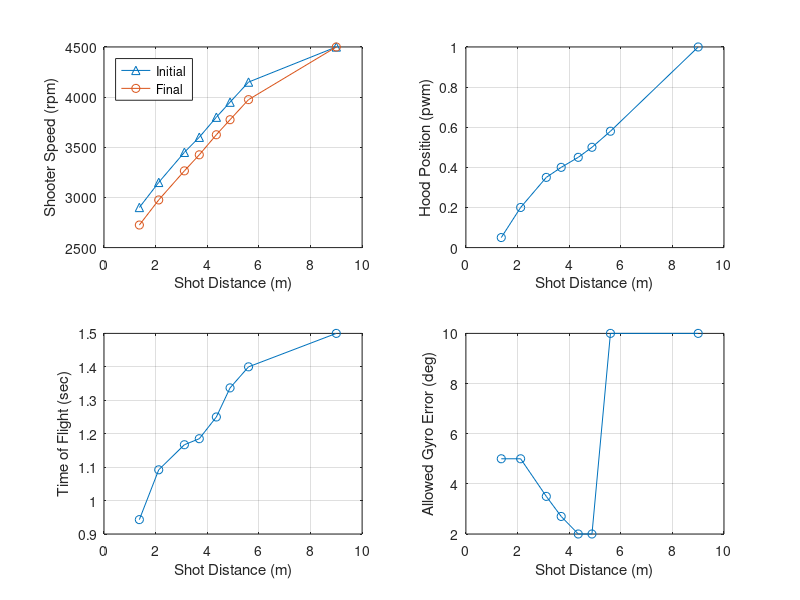

Recreate this plot in MATLAB.
%% Output Overrides
TEST_Output_Override_Flag = 0;
TEST_Transfer_Motor_DC_OV = 0;
TEST_Feeder_Motor_DC_OV = 0;
TEST_Shooter_Motor_DC_Left_OV = 0;
TEST_Shooter_Motor_DC_Center_OV = 0;
TEST_Shooter_Motor_DC_Right_OV = 0;
TEST_Desired_Hood_Enable_OV = 0;
TEST_Desired_Hood_Pos_OV = 0.05;
TEST_Intake_Arm_Motor_DC_OV = 0;
TEST_Intake_Roller_Motor_DC_OV = 0;

%% Field Element Position Data
Field_BlueAllianceZoneX = 182.11*0.0254;             % Meters
Field_RedAllianceZoneX  = (651.22-182.11)*0.0254;    % Meters
Field_Blue_Hub_X        = 182.11*0.0254;             % Meters
Field_Hub_Y             = 158.84*0.0254;             % Meters
Field_Red_Hub_X         = (651.22-182.11)*0.0254;    % Meters
Field_Pass_Y_Top        = (317.69-(96))*0.0254;
Field_Pass_Y_Bottom     = (96)*0.0254;
Field_Blue_Pass_X       = (156.61/2)*0.0254;
Field_Red_Pass_X        = (651.22-((156.61/2)))*0.0254;

%% Shooting Control Data
% Targets
Rebuilt_Transfer_Minimum_Factor = 0.8;
Rebuilt_Target_Transfer_Speed = 4000;   % rpm
Rebuilt_Negative_Feeder_Speed = -3000;  % this was -1000 with a 1:1 gear ratio
Rebuilt_Target_Feeder_Speed = 3*Rebuilt_Target_Transfer_Speed*0.84;  % rpm
% The 3 factor is for the 3:1 gear box.
% The 0.84 factor sets feeder belt linear speed to match transfer wheel surface linear speed
% Assumes 4 inch diameter transfer wheels and 24 tooth pulleys driving the belts

Rebuilt_Shot_Init_Time = 0.4; % Seconds

% Condition Checks
Rebuilt_Shoot_Robot_Velocity_Max = 1.7;   % meter/second
Rebuilt_Shoot_Motor_Max_Error = 100;    % rpm
Rebuilt_Shoot_Hood_Pos_Max_Error = 0.03;    % pwm position
Feeder_Max_Pulsetime = 1000; % seconds

% Check if Hub is Active for Scoring
Rebuilt_Match_Time_TeleOp = 160-20;
Rebuilt_Match_Time_Transition  = 10; 
Rebuilt_Match_Time_Shift_1  = 35; 
Rebuilt_Match_Time_Shift_2  = 60; 
Rebuilt_Match_Time_Shift_3  = 85;
Rebuilt_Match_Time_Shift_4  = 110;
Rebuilt_Match_Time_Auto_Timer  = 30;
Rebuilt_Match_Time_Shift_Timer  = 25;
Rebuilt_Match_Time_End_Game_Timer = 30; 
Rebuilt_Match_Time_Shoot_Early = 2;

% Iteration error target threshold
Rebuilt_Shoot_Target_Error_Thresh = 0.1;    % Meters

Rebuilt_Des_Gyro_Shoot_Offset = 0;  % Degrees

% Distance (m)
Rebuilt_Shoot_Dist_0 = 1.370;
Rebuilt_Shoot_Dist_1 = 2.120;
Rebuilt_Shoot_Dist_2 = 3.115;
Rebuilt_Shoot_Dist_3 = 3.692;
Rebuilt_Shoot_Dist_4 = 4.353;
Rebuilt_Shoot_Dist_5 = 4.884;
Rebuilt_Shoot_Dist_6 = 5.6;
Rebuilt_Shoot_Dist_7 = 9.0;

% Desired_Shooter_Motor_Speed Init (rpm)
Rebuilt_Shoot_Shooter_Spd_I_0 = 2900;
Rebuilt_Shoot_Shooter_Spd_I_1 = 3150;
Rebuilt_Shoot_Shooter_Spd_I_2 = 3450;
Rebuilt_Shoot_Shooter_Spd_I_3 = 3600;
Rebuilt_Shoot_Shooter_Spd_I_4 = 3800;  %3850
Rebuilt_Shoot_Shooter_Spd_I_5 = 3950;
Rebuilt_Shoot_Shooter_Spd_I_6 = 4150;
Rebuilt_Shoot_Shooter_Spd_I_7 = 4500;

% Desired_Shooter_Motor_Speed (rpm)
Rebuilt_Shoot_Shooter_Spd_0 = 2725;
Rebuilt_Shoot_Shooter_Spd_1 = 2975;
Rebuilt_Shoot_Shooter_Spd_2 = 3265;
Rebuilt_Shoot_Shooter_Spd_3 = 3425;
Rebuilt_Shoot_Shooter_Spd_4 = 3625;  %3525
Rebuilt_Shoot_Shooter_Spd_5 = 3775;
Rebuilt_Shoot_Shooter_Spd_6 = 3975;
Rebuilt_Shoot_Shooter_Spd_7 = 4500;

% Desired Hood Position (pwm)
Rebuilt_Shoot_Hood_Pos_0 = 0.05;
Rebuilt_Shoot_Hood_Pos_1 = 0.20;
Rebuilt_Shoot_Hood_Pos_2 = 0.35;
Rebuilt_Shoot_Hood_Pos_3 = 0.4;
Rebuilt_Shoot_Hood_Pos_4 = 0.45;
Rebuilt_Shoot_Hood_Pos_5 = 0.5;
Rebuilt_Shoot_Hood_Pos_6 = 0.58;
Rebuilt_Shoot_Hood_Pos_7 = 1;

% Time of Flight (sec)
Rebuilt_Shoot_TOF_0 = 0.943;
Rebuilt_Shoot_TOF_1 = 1.092;
Rebuilt_Shoot_TOF_2 = 1.167;
Rebuilt_Shoot_TOF_3 = 1.185;
Rebuilt_Shoot_TOF_4 = 1.250;
Rebuilt_Shoot_TOF_5 = 1.337;
Rebuilt_Shoot_TOF_6 = 1.4;
Rebuilt_Shoot_TOF_7 = 1.5;

% Allowed Gyro Error (degrees ... convert to radians in model)
Rebuilt_Shoot_Gyro_Err_0 = 5;
Rebuilt_Shoot_Gyro_Err_1 = 5;
Rebuilt_Shoot_Gyro_Err_2 = 3.5;
Rebuilt_Shoot_Gyro_Err_3 = 2.7;
Rebuilt_Shoot_Gyro_Err_4 = 2;
Rebuilt_Shoot_Gyro_Err_5 = 2;
Rebuilt_Shoot_Gyro_Err_6 = 10;
Rebuilt_Shoot_Gyro_Err_7 = 10;

% PLOT TABLES
    plot_dist     = [Rebuilt_Shoot_Dist_0 Rebuilt_Shoot_Dist_1 Rebuilt_Shoot_Dist_2 Rebuilt_Shoot_Dist_3 Rebuilt_Shoot_Dist_4 Rebuilt_Shoot_Dist_5 Rebuilt_Shoot_Dist_6 Rebuilt_Shoot_Dist_7];
    plot_shooter_i= [Rebuilt_Shoot_Shooter_Spd_I_0 Rebuilt_Shoot_Shooter_Spd_I_1 Rebuilt_Shoot_Shooter_Spd_I_2 Rebuilt_Shoot_Shooter_Spd_I_3 Rebuilt_Shoot_Shooter_Spd_I_4 Rebuilt_Shoot_Shooter_Spd_I_5 Rebuilt_Shoot_Shooter_Spd_I_6 Rebuilt_Shoot_Shooter_Spd_I_7];
    plot_shooter  = [Rebuilt_Shoot_Shooter_Spd_0 Rebuilt_Shoot_Shooter_Spd_1 Rebuilt_Shoot_Shooter_Spd_2 Rebuilt_Shoot_Shooter_Spd_3 Rebuilt_Shoot_Shooter_Spd_4 Rebuilt_Shoot_Shooter_Spd_5 Rebuilt_Shoot_Shooter_Spd_6 Rebuilt_Shoot_Shooter_Spd_7];
    plot_hood     = [Rebuilt_Shoot_Hood_Pos_0 Rebuilt_Shoot_Hood_Pos_1 Rebuilt_Shoot_Hood_Pos_2 Rebuilt_Shoot_Hood_Pos_3 Rebuilt_Shoot_Hood_Pos_4 Rebuilt_Shoot_Hood_Pos_5 Rebuilt_Shoot_Hood_Pos_6 Rebuilt_Shoot_Hood_Pos_7];
    plot_tof      = [Rebuilt_Shoot_TOF_0 Rebuilt_Shoot_TOF_1 Rebuilt_Shoot_TOF_2 Rebuilt_Shoot_TOF_3 Rebuilt_Shoot_TOF_4 Rebuilt_Shoot_TOF_5 Rebuilt_Shoot_TOF_6 Rebuilt_Shoot_TOF_7];
    plot_gyro_err = [Rebuilt_Shoot_Gyro_Err_0 Rebuilt_Shoot_Gyro_Err_1 Rebuilt_Shoot_Gyro_Err_2 Rebuilt_Shoot_Gyro_Err_3 Rebuilt_Shoot_Gyro_Err_4 Rebuilt_Shoot_Gyro_Err_5 Rebuilt_Shoot_Gyro_Err_6 Rebuilt_Shoot_Gyro_Err_7];
    
    figure(1)
    subplot(2,2,1), hold off
    plot(plot_dist,plot_shooter_i,'-^')
    hold on
    plot(plot_dist,plot_shooter,'-o')
    xlabel('Shot Distance (m)')
    ylabel('Shooter Speed (rpm)')
    grid on
    legend('Initial','Final','Location','northwest')
    
    subplot(2,2,2)
    plot(plot_dist,plot_hood,'-o')
    xlabel('Shot Distance (m)')
    ylabel('Hood Position (pwm)')
    grid on
    
    subplot(2,2,3)
    plot(plot_dist,plot_tof,'-o')
    xlabel('Shot Distance (m)')
    ylabel('Time of Flight (sec)')
    grid on
    
    subplot(2,2,4)
    plot(plot_dist,plot_gyro_err,'-o')
    xlabel('Shot Distance (m)')
    ylabel('Allowed Gyro Error (deg)')
    grid on
    
    % need to clear from workspace so not included in code generation
    clear plot_dist plot_shooter plot_hood plot_tof plot_gyro_err

% Control Parameters to Calculate Duty Cycle
Rebuilt_Feeder_Motor_Gain_FF = 1/6048;

Rebuilt_Transfer_Motor_Gain_FF = 1/7854;
Rebuilt_Transfer_Motor_Gain_P = 0.0001;
Rebuilt_Transfer_Motor_Gain_I = 0.001*0.02;
Rebuilt_Transfer_Error_Integral_Enable = 300;

Rebuilt_Shooter_Motor_Gain_FF = 1/6048;
Rebuilt_Shooter_Motor_Gain_P = 0.001;
Rebuilt_Shooter_Motor_Gain_I = 0.001*0.02;
Rebuilt_Shooter_Error_Integral_Enable = 300;

% Hood Position Servo Properties
Rebuilt_Hood_Servo_Pos_Min = 0.05;
Rebuilt_Hood_Servo_Pos_Max = 1;
Rebuilt_Hood_Servo_Rate_Limit_Inc = 32/50*0.02;   % no load 32 mm/sec, total stroke 50 mm
Rebuilt_Hood_Servo_Rate_Limit_Dec = -Rebuilt_Hood_Servo_Rate_Limit_Inc;

%% Intake
Rebuilt_Intake_Des_Angle_In = -40;
Rebuilt_Intake_Meas_In_Disable = -20;   % disable motor when angle is less than this value and the desired anle is the in angle
Rebuilt_Intake_Meas_Out_Disable = 80;   % disable motor when angle is more than this value and the desired anle is the out angle
Rebuilt_Intake_Des_Angle_Out = 90;

Rebuilt_Intake_Cycle_Angle_In = -10;
Rebuilt_Intake_Cycle_Angle_Out = 10;

Rebuilt_Intake_RL_Inc =  3;
Rebuilt_Intake_RL_Dec = -3;

Rebuilt_Intake_Arm_Gain_P = 0.008;
Rebuilt_Intake_Arm_Gain_D = 0;

Rebuilt_Roller_Desired_Speed = 4500;
Rebuilt_Roller_Motor_Gain_FF = 1/6048;
Rebuilt_Roller_Motor_Gain_P = 0.0001;
Rebuilt_Roller_Motor_Gain_I = 0.001*0.02;
Rebuilt_Roller_Error_Integral_Enable = 300;
